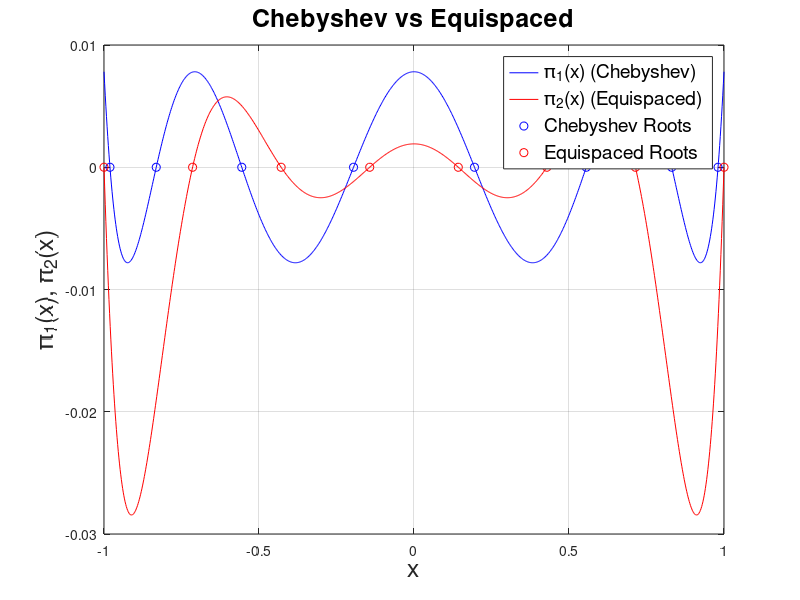
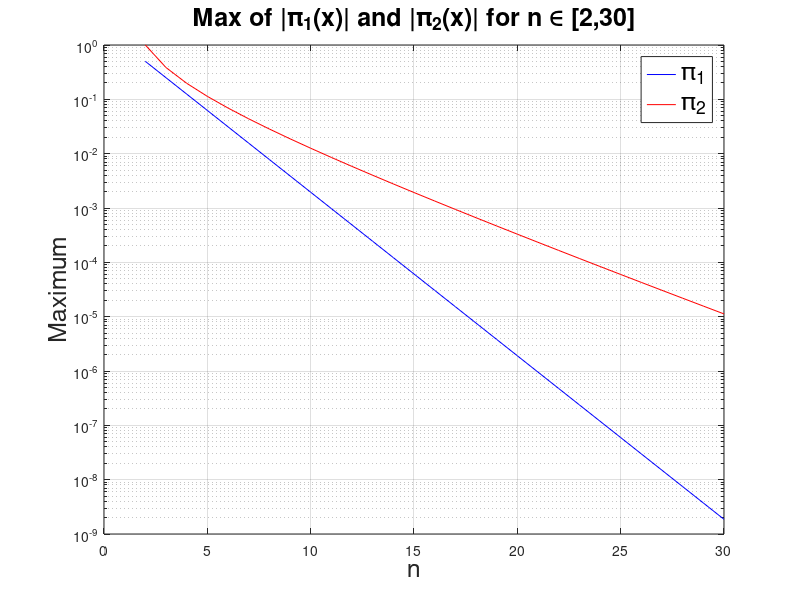
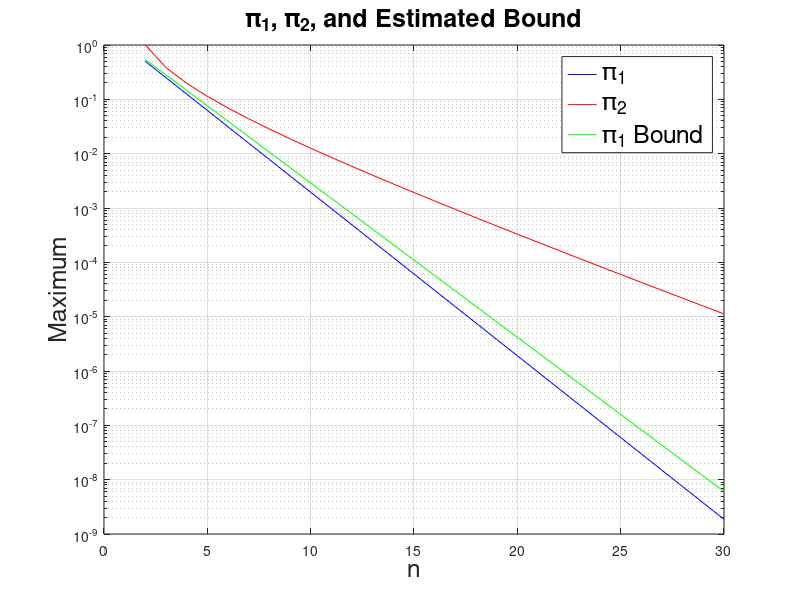

The MATLAB script that drew these images, in order:
% part a

n = 8;
x_plot = linspace(-1, 1, 1000);

x_cheb = cos(pi * (2*(0:7) + 1) / (2*n))';
x_equi = linspace(-1, 1, n);

p1 = ones(size(x_plot));
p2 = ones(size(x_plot));
for j = 1:n
    p1 = p1 .* (x_plot - x_cheb(j));
    p2 = p2 .* (x_plot - x_equi(j));
end

figure;
plot(x_plot, p1, 'b-');
hold on;
plot(x_plot, p2, 'r-');
plot(x_cheb, zeros(1, n), 'bo');
plot(x_equi, zeros(1, n), 'ro');
xlabel('x', 'fontsize', 18);
ylabel('\pi_1(x), \pi_2(x)', 'fontsize', 18);
legend('\pi_1(x) (Chebyshev)', '\pi_2(x) (Equispaced)', 'Chebyshev Roots', 'Equispaced Roots', 'fontsize', 14);
title('Chebyshev vs Equispaced', 'fontsize', 18);
grid on;

% part b

nb = 2:30;
p1max = zeros(size(nb));
p2max = zeros(size(nb));
x_dense = linspace(-1, 1, 10000);

for m = 1:length(nb)
    n = nb(m);

    x_cheb = cos(pi * (2*(0:(n-1)) + 1) / (2*n))';
    x_equi = linspace(-1, 1, n);

    p1pts = ones(size(x_dense));
    p2pts = ones(size(x_dense));

    for j = 1:n
        p1pts = p1pts .* (x_dense - x_cheb(j));
        p2pts = p2pts .* (x_dense - x_equi(j));
    end
    p1max(m) = max(abs(p1pts));
    p2max(m) = max(abs(p2pts));
end

fprintf('n \t max(|pi1|) \t max(|pi2|) \n');
fprintf('-----------------------------\n');
for i = 1:length(nb)
    fprintf('%d \t %.6e \t \t %.6e \n', nb(i), p1max(i), p2max(i));
end

% part c

figure;
semilogy(nb, p1max, 'b');
hold on;
semilogy(nb, p2max, 'r');
xlabel('n', 'fontsize', 18);
ylabel('Maximum', 'fontsize', 18);
legend('\pi_1', '\pi_2', 'fontsize', 18);
title('Max of |\pi_1(x)| and |\pi_2(x)| for n \in [2,30]', 'fontsize', 18);
grid on;

% part e

cheb_bound = 2*(0.52).^(nb);

figure;
semilogy(nb, p1max, 'b');
hold on;
semilogy(nb, p2max, 'r');
semilogy(nb, cheb_bound, 'g');
xlabel('n', 'fontsize', 18);
ylabel('Maximum', 'fontsize', 18);
legend({'\pi_1', '\pi_2','\pi_1 Bound'}, 'fontsize', 18);
title('\pi_1, \pi_2, and Estimated Bound', 'fontsize', 18);
grid on;



